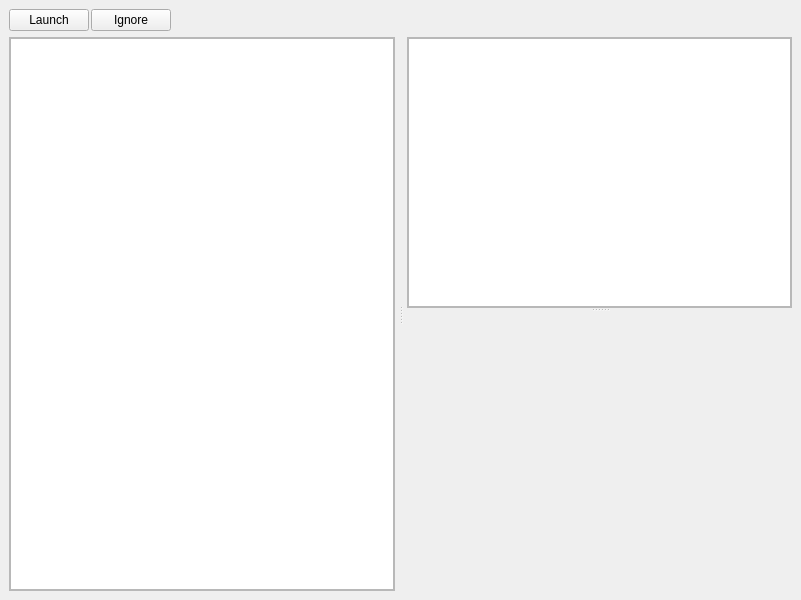
<?xml version="1.0" encoding="UTF-8"?>
<ui version="4.0">
 <class>MainWindow</class>
 <widget class="QMainWindow" name="MainWindow">
  <property name="geometry">
   <rect>
    <x>0</x>
    <y>0</y>
    <width>801</width>
    <height>600</height>
   </rect>
  </property>
  <property name="windowTitle">
   <string>Tutorial Center</string>
  </property>
  <widget class="QWidget" name="centralwidget">
   <layout class="QVBoxLayout" name="verticalLayout">
    <item>
     <layout class="QHBoxLayout" name="horizontalLayout">
      <property name="spacing">
       <number>2</number>
      </property>
      <item>
       <widget class="QPushButton" name="launchButton">
        <property name="text">
         <string>Launch</string>
        </property>
       </widget>
      </item>
      <item>
       <widget class="QPushButton" name="ignoreButton">
        <property name="text">
         <string>Ignore</string>
        </property>
       </widget>
      </item>
      <item>
       <spacer name="horizontalSpacer">
        <property name="orientation">
         <enum>Qt::Horizontal</enum>
        </property>
        <property name="sizeHint" stdset="0">
         <size>
          <width>40</width>
          <height>20</height>
         </size>
        </property>
       </spacer>
      </item>
     </layout>
    </item>
    <item>
     <widget class="QWidget" name="widget" native="true">
      <property name="sizePolicy">
       <sizepolicy hsizetype="Expanding" vsizetype="Expanding">
        <horstretch>0</horstretch>
        <verstretch>0</verstretch>
       </sizepolicy>
      </property>
      <layout class="QVBoxLayout" name="verticalLayout_2">
       <property name="margin">
        <number>0</number>
       </property>
       <item>
        <widget class="QSplitter" name="mainSplitter">
         <property name="sizePolicy">
          <sizepolicy hsizetype="Expanding" vsizetype="Expanding">
           <horstretch>0</horstretch>
           <verstretch>0</verstretch>
          </sizepolicy>
         </property>
         <property name="orientation">
          <enum>Qt::Horizontal</enum>
         </property>
         <property name="handleWidth">
          <number>12</number>
         </property>
         <widget class="QScrollArea" name="softwareEntriesScrollArea">
          <property name="sizePolicy">
           <sizepolicy hsizetype="Expanding" vsizetype="Expanding">
            <horstretch>0</horstretch>
            <verstretch>0</verstretch>
           </sizepolicy>
          </property>
          <property name="minimumSize">
           <size>
            <width>100</width>
            <height>0</height>
           </size>
          </property>
          <property name="frameShadow">
           <enum>QFrame::Sunken</enum>
          </property>
          <property name="lineWidth">
           <number>0</number>
          </property>
          <property name="widgetResizable">
           <bool>true</bool>
          </property>
          <widget class="QWidget" name="scrollAreaWidgetContents">
           <property name="geometry">
            <rect>
             <x>0</x>
             <y>0</y>
             <width>384</width>
             <height>541</height>
            </rect>
           </property>
           <property name="sizePolicy">
            <sizepolicy hsizetype="Expanding" vsizetype="Expanding">
             <horstretch>0</horstretch>
             <verstretch>0</verstretch>
            </sizepolicy>
           </property>
           <property name="minimumSize">
            <size>
             <width>0</width>
             <height>0</height>
            </size>
           </property>
           <layout class="QVBoxLayout" name="verticalLayout_4">
            <property name="margin">
             <number>0</number>
            </property>
            <item>
             <widget class="QListWidget" name="softwareEntriesListWidget">
              <property name="sizePolicy">
               <sizepolicy hsizetype="Expanding" vsizetype="Expanding">
                <horstretch>0</horstretch>
                <verstretch>0</verstretch>
               </sizepolicy>
              </property>
              <property name="minimumSize">
               <size>
                <width>0</width>
                <height>0</height>
               </size>
              </property>
              <property name="frameShape">
               <enum>QFrame::StyledPanel</enum>
              </property>
              <property name="frameShadow">
               <enum>QFrame::Plain</enum>
              </property>
              <property name="lineWidth">
               <number>0</number>
              </property>
              <property name="showDropIndicator" stdset="0">
               <bool>false</bool>
              </property>
             </widget>
            </item>
           </layout>
          </widget>
         </widget>
         <widget class="QWidget" name="widget_2" native="true">
          <layout class="QVBoxLayout" name="verticalLayout_3">
           <property name="margin">
            <number>0</number>
           </property>
           <item>
            <widget class="QSplitter" name="rightSplitter">
             <property name="orientation">
              <enum>Qt::Vertical</enum>
             </property>
             <widget class="QScrollArea" name="scrollArea_2">
              <property name="widgetResizable">
               <bool>true</bool>
              </property>
              <widget class="QWidget" name="scrollAreaWidgetContents_2">
               <property name="geometry">
                <rect>
                 <x>0</x>
                 <y>0</y>
                 <width>383</width>
                 <height>251</height>
                </rect>
               </property>
               <layout class="QVBoxLayout" name="verticalLayout_5" stretch="0">
                <property name="spacing">
                 <number>6</number>
                </property>
                <property name="margin">
                 <number>0</number>
                </property>
                <item>
                 <widget class="QListWidget" name="tutorialEntriesListWidget"/>
                </item>
               </layout>
              </widget>
             </widget>
             <widget class="QWidget" name="widget_3" native="true">
              <layout class="QVBoxLayout" name="verticalLayout_6">
               <item>
                <widget class="QLabel" name="tutorialDescription">
                 <property name="sizePolicy">
                  <sizepolicy hsizetype="Expanding" vsizetype="Expanding">
                   <horstretch>0</horstretch>
                   <verstretch>0</verstretch>
                  </sizepolicy>
                 </property>
                 <property name="minimumSize">
                  <size>
                   <width>0</width>
                   <height>200</height>
                  </size>
                 </property>
                 <property name="text">
                  <string/>
                 </property>
                 <property name="scaledContents">
                  <bool>false</bool>
                 </property>
                 <property name="wordWrap">
                  <bool>true</bool>
                 </property>
                </widget>
               </item>
              </layout>
             </widget>
            </widget>
           </item>
          </layout>
         </widget>
        </widget>
       </item>
      </layout>
     </widget>
    </item>
   </layout>
  </widget>
 </widget>
 <resources/>
 <connections/>
</ui>
